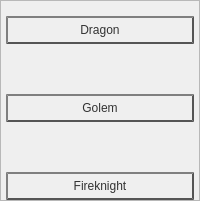
               <widget class="QFrame" name="frame_14">
                <property name="minimumSize">
                 <size>
                  <width>100</width>
                  <height>0</height>
                 </size>
                </property>
                <property name="styleSheet">
                 <string notr="true">QPushButton{
    color: #333;
    border: 2px solid #555;
    border-style: outset;
    background: qradialgradient(
        cx: 0.3, cy: -0.4, fx: 0.3, fy: -0.4,
        radius: 1.35, stop: 0 #fff, stop: 1 #888
        );
    padding: 5px;
	font: 9pt &quot;Comic Sans MS&quot;;
}
QPushButton:hover {
    background: qradialgradient(
        cx: 0.3, cy: -0.4, fx: 0.3, fy: -0.4,
        radius: 1.35, stop: 0 #fff, stop: 1 #bbb
        );
    }

QPushButton:pressed {
    border-style: inset;
    background: qradialgradient(
        cx: 0.4, cy: -0.1, fx: 0.4, fy: -0.1,
        radius: 1.35, stop: 0 #fff, stop: 1 #ddd
        );
    }
</string>
                </property>
                <property name="frameShape">
                 <enum>QFrame::StyledPanel</enum>
                </property>
                <property name="frameShadow">
                 <enum>QFrame::Raised</enum>
                </property>
                <layout class="QVBoxLayout" name="verticalLayout_15">
                 <property name="spacing">
                  <number>50</number>
                 </property>
                 <property name="leftMargin">
                  <number>5</number>
                 </property>
                 <property name="topMargin">
                  <number>15</number>
                 </property>
                 <property name="rightMargin">
                  <number>5</number>
                 </property>
                 <property name="bottomMargin">
                  <number>0</number>
                 </property>
                 <item>
                  <widget class="QPushButton" name="dragon_Btn">
                   <property name="styleSheet">
                    <string notr="true"/>
                   </property>
                   <property name="text">
                    <string>Dragon</string>
                   </property>
                  </widget>
                 </item>
                 <item>
                  <widget class="QPushButton" name="golem_Btn">
                   <property name="styleSheet">
                    <string notr="true"/>
                   </property>
                   <property name="text">
                    <string>Golem</string>
                   </property>
                  </widget>
                 </item>
                 <item>
                  <widget class="QPushButton" name="knight_Btn">
                   <property name="styleSheet">
                    <string notr="true"/>
                   </property>
                   <property name="text">
                    <string>Fireknight</string>
                   </property>
                  </widget>
                 </item>
                </layout>
               </widget>
